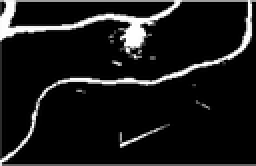
%> input picture 3.PNG, 128 x 83 px, shrunk from 565 x 365 before the run (shown 2 times larger)
$ octave main.m   (GNU Octave 9; MATLAB toolbox functions it lacks are replaced by stand-ins)
%> lines starting %> are read from the running program, lines starting %| are printed output that depends on the picture; in (x1, y1, x2, y2) boxes, pixels count from 0 and x2, y2 are one past the last pixel; in counts of white or black regions, pixels touching at a corner belong together; the program's own positions count from 1
### Hough_circle.m
function [Hough_space,Hough_circle_result,Para] = Hough_circle(BW,Step_r,Step_angle,r_min,r_max,p)
%---------------------------------------------------------------------------------------------------------------------------
% input：
% BW:二值图像;
% Step_r:检测的圆半径步长;
% Step_angle:角度步长，单位为弧度;
% r_min:最小圆半径;
% r_max:最大圆半径;
% p:以p*Hough_space的最大值为阈值，p取0，1之间的数.
% a = x-r*cos(angle); b = y-r*sin(angle);
%---------------------------------------------------------------------------------------------------------------------------
% output：
% Hough_space:参数空间，h(a,b,r)表示圆心在(a,b)半径为r的圆上的点数;
% Hough_circle:二值图像，检测到的圆;
% Para:检测到的圆的圆心、半径.
%---------------------------------------------------------------------------------------------------------------------------
circleParaXYR=[];
Para=[];
%得到二值图像大小
[m,n] = size(BW);
%计算检测半径和角度的步数、循环次数 并取整，四舍五入
size_r = round((r_max-r_min)/Step_r)+1;
size_angle = round(2*pi/Step_angle);
%建立参数空间
Hough_space = zeros(m,n,size_r);
%查找非零元素的行列坐标
[rows,cols] = find(BW);
%非零坐标的个数
ecount = size(rows);
% Hough变换
% 将图像空间(x,y)对应到参数空间(a,b,r)
% a = x-r*cos(angle)
% b = y-r*sin(angle)
i = 1;
ecount = ecount(1);
for i=1:ecount
    for r=1:size_r %半径步长数按一定弧度把圆几等分
        for k=1:size_angle
            a = round(rows(i)-(r_min+(r-1)*Step_r)*cos(k*Step_angle));
            b = round(cols(i)-(r_min+(r-1)*Step_r)*sin(k*Step_angle));
            if (a>0&&a<=m&&b>0&&b<=n)
                Hough_space(a,b,r)=Hough_space(a,b,r)+1;%h(a,b,r)的坐标，圆心和半径
            end
        end
    end
end
% 搜索超过阈值的聚集点，对于多个圆的检测，阈值要设的小一点！通过调此值，可以求出所有圆的圆心和半径返回值就是这个矩阵的最大值
max_para = max(max(max(Hough_space)));
%一个矩阵中，想找到其中大于max_para*p数的位置
index = find(Hough_space>=max_para*p);
length = size(index);%符合阈值的个数
Hough_circle_result=zeros(m,n);
%通过位置求半径和圆心。
length = length(1);
k = 1;
par = 1;
for i=1:ecount
    for k=1:length
        par3 = floor(index(k)/(m*n))+1;
        par2 = floor((index(k)-(par3-1)*(m*n))/m)+1;
        par1 = index(k)-(par3-1)*(m*n)-(par2-1)*m;
        if((rows(i)-par1)^2+(cols(i)-par2)^2<(r_min+(par3-1)*Step_r)^2+5&&...
          (rows(i)-par1)^2+(cols(i)-par2)^2>(r_min+(par3-1)*Step_r)^2-5)
            Hough_circle_result(rows(i),cols(i)) = 1;%检测的圆
        end
    end
end
% 从超过峰值阈值中得到
for k=1:length
    par3 = floor(index(k)/(m*n))+1;%取整
    par2 = floor((index(k)-(par3-1)*(m*n))/m)+1;
    par1 = index(k)-(par3-1)*(m*n)-(par2-1)*m;
    circleParaXYR = [circleParaXYR;par1,par2,par3];
    Hough_circle_result(par1,par2)= 1; %这时得到好多圆心和半径，不同的圆的圆心处聚集好多点，这是因为所给的圆不是标准的圆
end
%集中在各个圆的圆心处的点取平均，得到针对每个圆的精确圆心和半径;
while size(circleParaXYR,1) >= 1
    num=1;
    XYR=[];
    temp1=circleParaXYR(1,1);
    temp2=circleParaXYR(1,2);
    temp3=circleParaXYR(1,3);
    c1=temp1;
    c2=temp2;
    c3=temp3;
    temp3= r_min+(temp3-1)*Step_r;
    if size(circleParaXYR,1)>1
        for k=2:size(circleParaXYR,1)
            if (circleParaXYR(k,1)-temp1)^2+(circleParaXYR(k,2)-temp2)^2 > temp3^2
                XYR=[XYR;circleParaXYR(k,1),circleParaXYR(k,2),circleParaXYR(k,3)];  %保存剩下圆的圆心和半径位置
            else
                c1=c1+circleParaXYR(k,1);
                c2=c2+circleParaXYR(k,2);
                c3=c3+circleParaXYR(k,3);
                num=num+1;
            end
        end
    end
    c1=round(c1/num);
    c2=round(c2/num);
    c3=round(c3/num);
    c3=r_min+(c3-1)*Step_r;
    Para=[Para;c1,c2,c3]; %保存各个圆的圆心和半径的值
    circleParaXYR=XYR;
end

### main.m
clc
clear all
close all
I = imread('3.PNG');
%> I is the input picture: size 83x128x3 uint8; min 0, max 255, mean 24.5

I=im2bw(I);
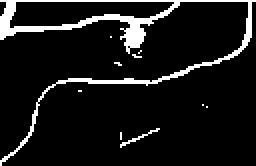
%> I: size 83x128 logical (shown 2 times larger); 9.2% white; 10 white regions (8 under 20 px), largest, box (x1, y1, x2, y2) and area: (0, 0, 128, 83) 928, (60, 64, 80, 74) 30
BW = I;
%BW = edge(I,'sobel');
Step_r = 0.5;
%角度步长0.1，单位为弧度
Step_angle = 0.1;
%最小圆半径2
minr =20;
%最大圆半径30
maxr = 30;
%以thresh*hough_space的最大值为阈值，thresh取0-1之间的数
thresh = 1;
circleParaXYR=[];
%---------------------------------------------------------------------------------
%开始检测
[Hough_space,Hough_circle_result,Para] = Hough_circle(BW,Step_r,Step_angle,minr,maxr,thresh);
%> in Hough_circle, `[rows,cols] = find(BW);`: rows = 980 values from 1 to 83; cols = 980 values from 1 to 128
%> in Hough_circle, `ecount = size(rows);`: ecount = [980 1]
%> in Hough_circle, `ecount = ecount(1);`: ecount = 980
%> in Hough_circle, `max_para = max(max(max(Hough_space)));`: max_para = 25
%> in Hough_circle, `index = find(Hough_space>=max_para*p);`: index = [14546; 14629]
%> in Hough_circle, `length = size(index);`: length = [2 1]
%> in Hough_circle, `length = length(1);`: length = 2
%> after the loop in Hough_circle, `for i=1:ecount`:
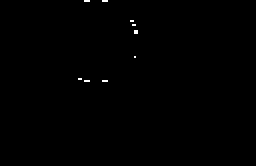
%> Hough_circle_result: size 83x128 double (shown 2 times larger); values 0 (black) and 1 (white), 0.22% white in thin lines or dots, all inside (x1, y1, x2, y2) = (39, 0, 69, 41)
%> the loop in Hough_circle, `for k=1:length` made 2 passes
%> (par3, par2, par1, circleParaXYR) on passes 1 to 2: (2, 48, 21, [21 48 2]), (2, 49, 21, [21 48 2; 21 49 2])
%> the loop in Hough_circle, `while size(circleParaXYR,1) >= 1` made 1 pass
%> (temp1, temp2, temp3, c1, c2, c3) on pass 1: (21, 48, 20.5, 21, 49, 20.5)
%> Para = [21 49 20.5]
circleParaXYR=Para;
%> circleParaXYR = [21 49 20.5]
axis equal
figure(2);
imshow(BW,[]),title('边缘');
axis equal
figure(3);
imshow(Hough_circle_result,[]),title('检测结果');
axis equal
figure(4),imshow(I,[]),title('检测出图中的圆')
hold on;
%---------------------------------------------------------------------------------
%以红色线标记出的检测圆心与圆
plot(circleParaXYR(:,2), circleParaXYR(:,1), 'r+');
for k = 1 : size(circleParaXYR, 1)
    t=0:0.01*pi:2*pi;
    x=cos(t).*circleParaXYR(k,3)+circleParaXYR(k,2);
    y=sin(t).*circleParaXYR(k,3)+circleParaXYR(k,1);
    plot(x,y,'r-');
end
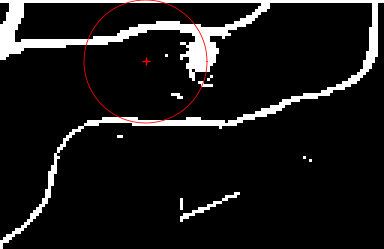
%> figure redrawn from the program's plot data; shown 3 times larger; its title reads '检测出图中的圆'
